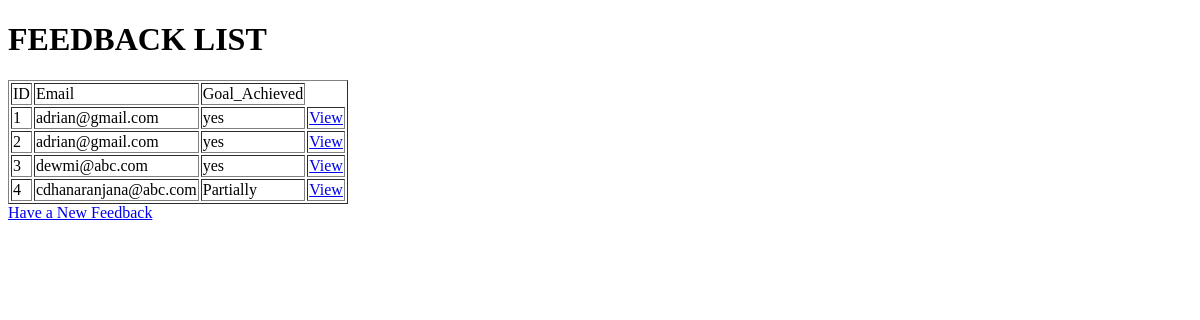
Page /myapp/feedbacklistview/ on the earlier database version.
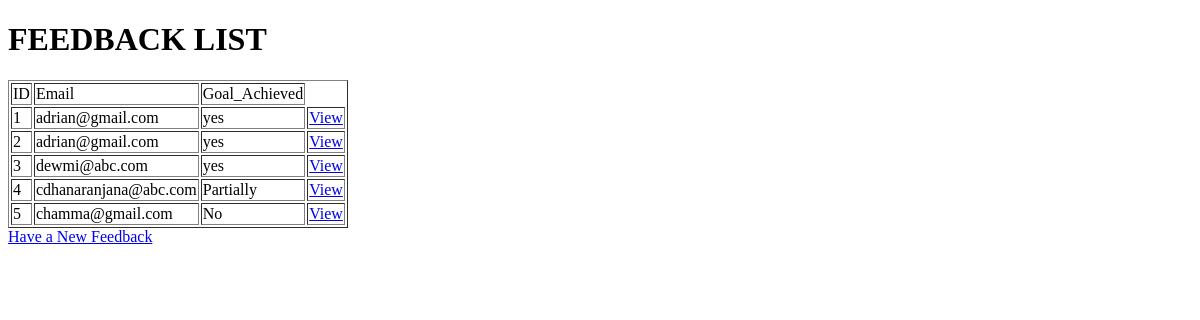
Same page on the later database version.
### myapp/models.py (models this page shows, shortened)
class Feedback(models.Model):
    email = models.CharField(max_length=150)
    comment = models.CharField(max_length=500,null=True)
    goal_achieved = models.CharField(max_length=100,null=True)

### myapp/views.py (the view)
# urls.py: path('feedbacklistview/', FeedbackListView.as_view()),
class FeedbackListView(ListView):
    template_name_suffix = "_index"
    model = Feedback

### myapp/templates/myapp/feedback_index.html (shortened to what this page needs)
<!DOCTYPE html>
<html lang="en">
<head>
</head>
<body>
    <h1> FEEDBACK LIST </h1>
    <table border ="1">
        <thead>
            <tr>
                <td> ID </td>
                <td> Email </td>
                <td> Goal_Achieved </td>
            </tr>
        </thead>
        <tbody>
            {% for feedback in object_list %}
                <tr>
                    <td> {{feedback.id}}</td>
                    <td> {{feedback.email}}</td>
                    <td> {{feedback.goal_achieved}}</td>
                    <td>
                        <a href="feedbackdetailview/{{feedback.id}}">View</a>
                    </td>
                </tr>
        {% endfor %}
        </tbody>
    </table>
<a href="feedbackcreateview"> Have a New Feedback </a>
</body>
</html>

Differences in the rows shown:
added Feedback: id "5", email "chamma@gmail.com", goal_achieved "No"
